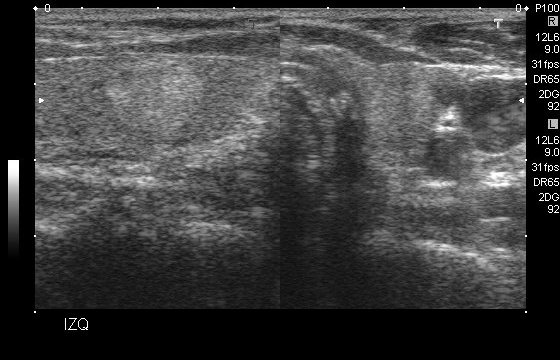
#> input picture images/105_1.jpg, 560 x 360 px, found by its file name; its folder holds only this picture in this run
$ jupyter execute --allow-errors Thyroid.ipynb
#> lines starting #> are read from the running program, lines starting #| are printed output that depends on the picture; after the words box and inside, x2 and y2 are one past the last pixel; in counts of white or black regions, pixels touching at a corner belong together
[cell 1]
import pandas as pd
import xml.etree.ElementTree as ET  # For parsing the XML files
from xml.dom import minidom  # For prettifying the XML files
import os
import shutil

paths = []
for dirname, _, filenames in os.walk(r"C:\Users\prane\data"):
    for filename in filenames:
        paths.append(os.path.join(dirname, filename))

# Split all paths by extension
xmls = []
jpgs = []
for path in paths:
    if path.split('.')[-1] == "xml":
        xmls.append(path)
    if path.split('.')[-1] == "jpg":
        jpgs.append(path)

print(f"{len(xmls)} XMLs + {len(jpgs)} JPGs = {len(paths)} paths")

[cell 2]
# Create a dictionary for the data so that we can make it a pd.DataFrame
data = {
    "Number": [],
    "Age": [],
    "Sex": [],
    "Composition": [],
    "Echogenicity": [],
    "Margins": [],
    "Calcifications": [],
    "Tirads": [],
    "Reportbacaf": [],
    "Reporteco": [],
}
svg_strings = {}  # To hold the SVG of each image of every case

# Parse every xml file and add the data to the dictionary
for xml in xmls:
    tree = ET.parse(xml)
    root = tree.getroot()
    case_number = int(root.find("number").text)
    data["Number"].append(case_number)
    if root.find("age").text:
        data["Age"].append(int(root.find("age").text))
    else:
        data["Age"].append(root.find("age").text)
    data["Sex"].append(root.find("sex").text)
    data["Composition"].append(root.find("composition").text)
    data["Echogenicity"].append(root.find("echogenicity").text)
    data["Margins"].append(root.find("margins").text)
    data["Calcifications"].append(root.find("calcifications").text)
    data["Tirads"].append(root.find("tirads").text)
    data["Reportbacaf"].append(root.find("reportbacaf").text)
    data["Reporteco"].append(root.find("reporteco").text)

    # Get SVGs. Key: <{case number}_{image index}> which is the same as the respective image filename
    for mark in root.findall("mark"):
        image_idx = mark.find("image").text
        svg_strings[f"{case_number}_{image_idx}"] = mark.find("svg").text

df = pd.DataFrame(data)
df.sort_values(by="Number", inplace=True)
df.set_index("Number", inplace=True)
df

[cell 3]
from PIL import Image, ImageDraw

#> (a cell that did not finish here is left out)

[cell 5]
unique_dims = []
for jpg in jpgs:
    dims = Image.open(jpg).size
    if dims not in unique_dims:
        unique_dims.append(dims)

print(unique_dims)

#> (a cell that did not finish here is left out)

[cell 7]
list(svg_strings.items())

[cell 8]
# Directories
input_directory = r'C:\Users\prane\data'  # Directory where your original images are stored
mask_directory = r"C:\Users\prane\data\masks"    # Directory where you want to save the mask images
output_directory = r"C:\Users\prane\data\images" # Directory where you want to save the copied images

no_mask = 0  # to count how many SVGs are empty
with_syntax_error = 0  # to count how many XMLs are not complete

for svg_name, svg_str in svg_strings.items():
    img = Image.new("1", image_size)
    draw = ImageDraw.Draw(img)

    if svg_str is None:
        no_mask += 1
        continue
    try:
        svg_content = eval(svg_str)
    except SyntaxError:
        with_syntax_error += 1
        continue

    for area in svg_content:
        points = [(point["x"], point["y"]) for point in area["points"]]
        draw.polygon(points, fill='white')

    # Save mask image
    mask_path = os.path.join(mask_directory, f"{svg_name}.jpg")
    img.save(mask_path)

    # Copy original image to output directory
    original_image_path = os.path.join(input_directory, f"{svg_name}.jpg")
    output_image_path = os.path.join(output_directory, f"{svg_name}.jpg")
    shutil.copyfile(original_image_path, output_image_path)

print(f"Number of SVGs with no mask: {no_mask}")
print(f"Number of SVGs with syntax errors: {with_syntax_error}")

[cell 9]
import os
import numpy as np
import cv2
from PIL import Image

image_dir = r"C:\Users\prane\data\images"
mask_dir = r"C:\Users\prane\data\masks"
output_dir = r"C:\Users\prane\data\segmented"


def apply_mask(image_path, mask_path, output_path):
#> called with image_path = 'C:\\Users\\prane\\data\\images/105_1.jpg', mask_path = 'C:\\Users\\prane\\data\\masks/105_1.jpg'
    image = cv2.imread(image_path)
#> image is the input picture: shape (360, 560, 3); min 0, max 255, mean 63.9
    mask = cv2.imread(mask_path, cv2.IMREAD_GRAYSCALE)
#> mask: shape (360, 560); min 0, max 255, mean 63.9

    _, mask = cv2.threshold(mask, 128, 255, cv2.THRESH_BINARY)
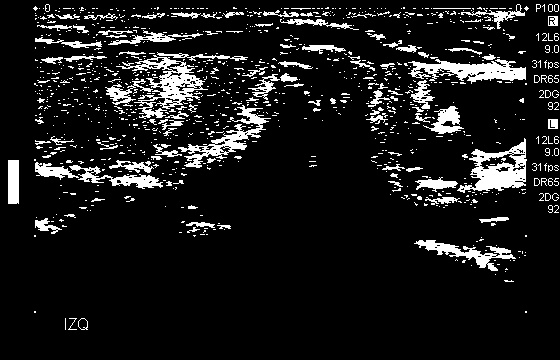
#> mask: shape (360, 560); 10.4% white; 1045 white regions (932 under 20 px), largest, box (x1, y1, x2, y2) and area: (116, 55, 208, 119) 1744, (457, 138, 527, 193) 1695, (408, 59, 526, 84) 1539
    segmented_image = cv2.bitwise_and(image, image, mask=mask)
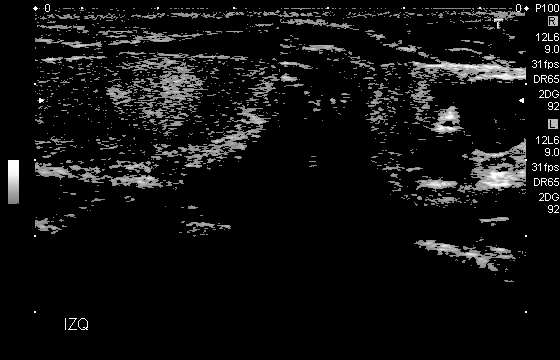
#> segmented_image: shape (360, 560, 3); min 0, max 255, mean 16.4

    cv2.imwrite(output_path, segmented_image)

for filename in os.listdir(image_dir):
    if filename.endswith('.jpg') or filename.endswith('.png'):
        image_path = os.path.join(image_dir, filename)
        mask_path = os.path.join(mask_dir, filename)
        output_path = os.path.join(output_dir, filename)
        apply_mask(image_path, mask_path, output_path)

$ run again, on images/151_1.jpg
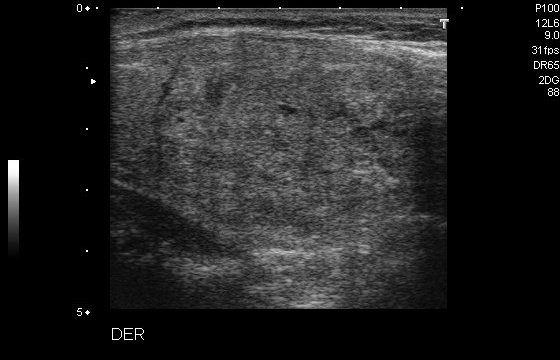
#> input picture images/151_1.jpg, 560 x 360 px, found by its file name
#> in apply_mask, image is the input picture: shape (360, 560, 3); min 0, max 255, mean 35.6
#> in apply_mask, `_, mask = cv2.threshold(mask, 128, 255, cv2.THRESH_BINARY)`:
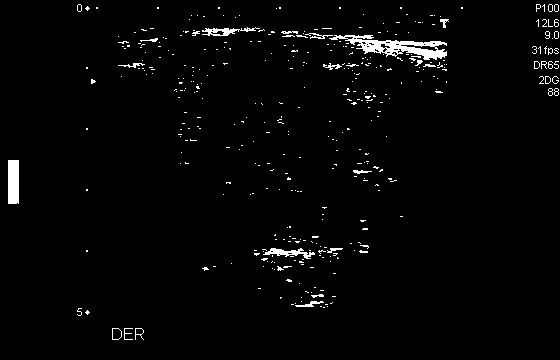
#> mask: shape (360, 560); 2.2% white; 398 white regions (375 under 20 px), largest, box (x1, y1, x2, y2) and area: (329, 35, 447, 60) 1159, (8, 160, 19, 204) 483, (263, 248, 315, 259) 240
#> in apply_mask, `segmented_image = cv2.bitwise_and(image, image, mask=mask)`:
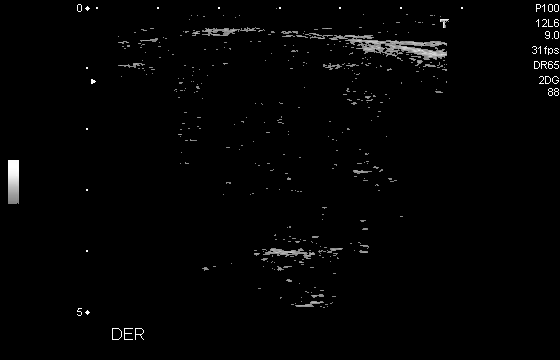
#> segmented_image: shape (360, 560, 3); min 0, max 255, mean 3.7

$ run again, on images/160_1.jpg
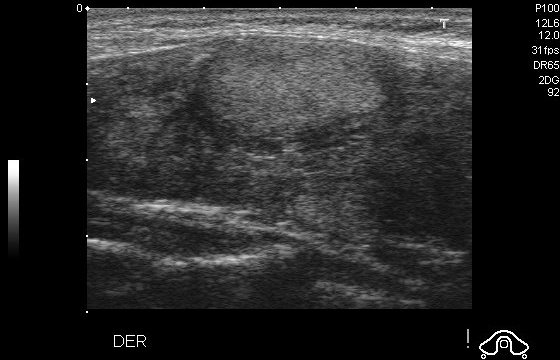
#> input picture images/160_1.jpg, 560 x 360 px, found by its file name
#> in apply_mask, image is the input picture: shape (360, 560, 3); min 0, max 255, mean 41.6
#> in apply_mask, `_, mask = cv2.threshold(mask, 128, 255, cv2.THRESH_BINARY)`:
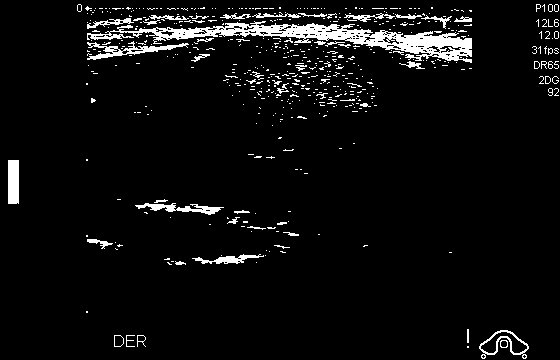
#> mask: shape (360, 560); 5.3% white; 551 white regions (503 under 20 px), largest, box (x1, y1, x2, y2) and area: (87, 21, 472, 63) 4486, (87, 41, 189, 60) 564, (8, 160, 19, 204) 483
#> in apply_mask, `segmented_image = cv2.bitwise_and(image, image, mask=mask)`:
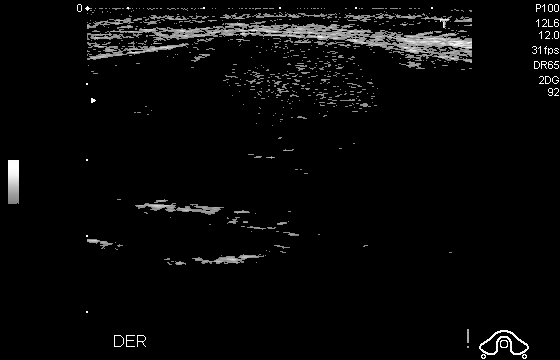
#> segmented_image: shape (360, 560, 3); min 0, max 255, mean 8.7

$ run again, on images/167_1.jpg
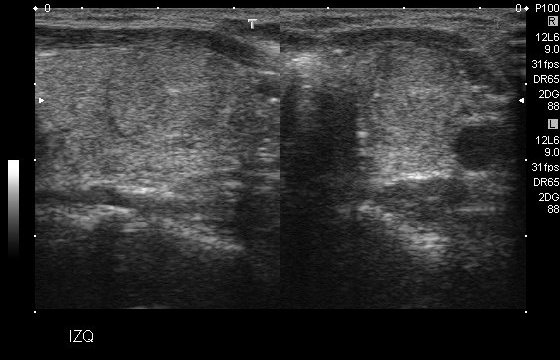
#> input picture images/167_1.jpg, 560 x 360 px, found by its file name
#> in apply_mask, image is the input picture: shape (360, 560, 3); min 0, max 255, mean 49.9
#> in apply_mask, `_, mask = cv2.threshold(mask, 128, 255, cv2.THRESH_BINARY)`:
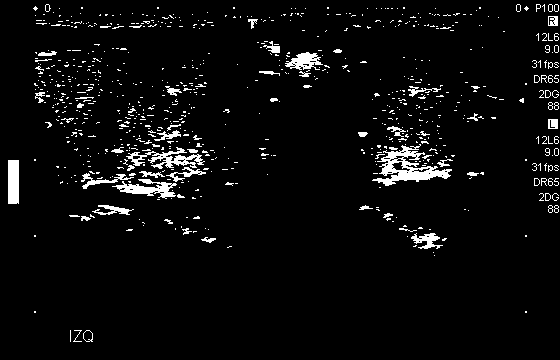
#> mask: shape (360, 560); 4.6% white; 783 white regions (725 under 20 px), largest, box (x1, y1, x2, y2) and area: (372, 144, 452, 186) 1220, (126, 147, 205, 169) 635, (112, 179, 177, 199) 567
#> in apply_mask, `segmented_image = cv2.bitwise_and(image, image, mask=mask)`:
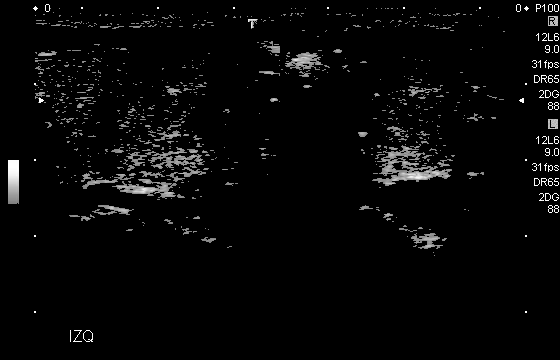
#> segmented_image: shape (360, 560, 3); min 0, max 255, mean 7.3

$ run again, on images/131_1.jpg
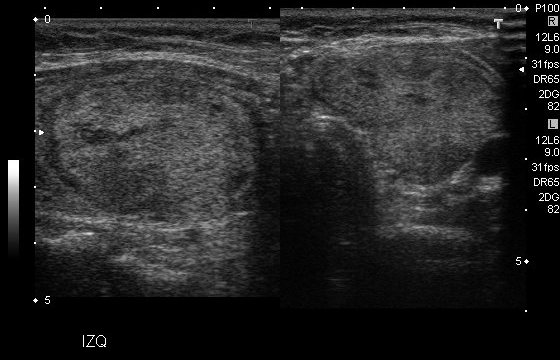
#> input picture images/131_1.jpg, 560 x 360 px, found by its file name
#> in apply_mask, image is the input picture: shape (360, 560, 3); min 0, max 255, mean 38.3
#> in apply_mask, `_, mask = cv2.threshold(mask, 128, 255, cv2.THRESH_BINARY)`:
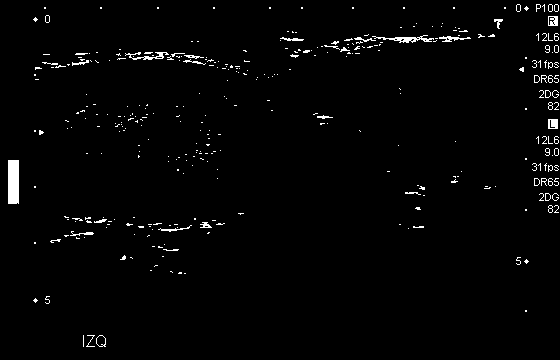
#> mask: shape (360, 560); 1.8% white in thin lines or dots
